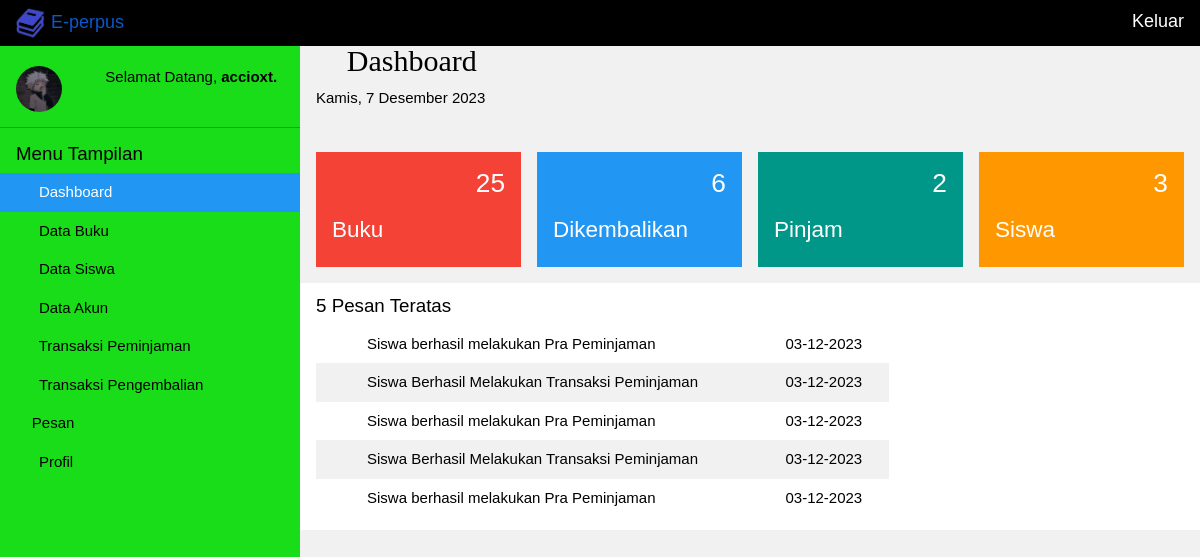
Screenshot of /dashboard (signed in) with the database file from the repository.
### tables this page shows
CREATE TABLE `pesanadmin` (
  `nis` varchar(50) NOT NULL,
  `isiPesan` text NOT NULL,
  `tanggalPengirim` varchar(100) NOT NULL,
  `keterangan` varchar(100) NOT NULL,
  `urutan` int(11) NOT NULL
);

### app/core/controller.php (called while the page is built, shortened)
<?php
class controller {
	public function view ($view, $data = []) {
		require "app/views/". $view . ".php";
	}
}

### app/controllers/admin/dashboard.php (called while the page is built, shortened)
<?php
class dashboard extends controller{
	public function index ($dataUrl = []) {
		$data["pilihan"] = "dashboard";
		$conn = mysqli_connect("localhost","root","","perpus");
		$pesanAdminModel = $this->model("pesanAdminModels");
		$data["jumlahPengembalian"] = mysqli_num_rows(mysqli_query($conn,"SELECT * FROM riwayatPengembalian"));
		$data["jumlahPeminjaman"] = mysqli_num_rows(mysqli_query($conn,"SELECT * FROM riwayatPeminjaman"));
		$data["jumlahBuku"] = mysqli_num_rows(mysqli_query($conn,"SELECT * FROM buku"));
		$data["jumlahSiswa"] = mysqli_num_rows(mysqli_query($conn,"SELECT * FROM siswa")) - 1;
		$query = "SELECT * FROM pesanAdmin ORDER BY urutan DESC LIMIT 5";
		$data["pesan"] = $pesanAdminModel->getPesanAdminModel($query);
		$this->view("admin/dashboard/index",$data);
	}
}

### app/core/app.php (called while the page is built, shortened)
<?php
class app {
	protected $controller = "masuk";
	protected $method = "index";
	protected $params = [];
	public function __construct () {
		$url = $this->parseUrl();
		if ( isset($url[0]) ) {
			if ( isset($_SESSION["klien"])	 ) {
				$this->klien = $_SESSION["klien"];
				if ( file_exists("app/controllers/" . $this->klien . "/" . $url[0] . ".php") ) {
					$this->controller = $url[0];
				}
			}
		} else { header("location: " . $this->controller); }
		if ( isset($_SESSION["klien"]) ) {
			$this->controller = new $this->controller;
		} else {
				require "app/controllers/". $this->controller . ".php";
				$this->controller = new $this->controller;
		}
		call_user_func_array([$this->controller,$this->method], $this->params);
	}
	public function parseUrl () {
		if ( isset($_GET["url"]) ) {
			$url = $_GET["url"];
			$url = rtrim($url,"/");
			$url = filter_var($url,FILTER_SANITIZE_URL);
			$url = explode("/", $url);
			return $url;
		}
	}
}

### index.php (called while the page is built, shortened)
<?php
$app = new app();

### app/core/help.php (called while the page is built, shortened)
<?php
function baseUrl () {
	return "http://localhost/perpus";
}

### app/models/pesanAdminModels.php (called while the page is built)
<?php
class pesanAdminModels {
	public $pesanAdminModel = [];
	public function conn () {
		$conn = mysqli_connect("localhost","root","","perpus");
		return $conn;
	}
	public function getPesanAdminModel ($query = "SELECT * FROM pesanAdmin") {
		$q = mysqli_query($this->conn(),$query);
		while ( $rows = mysqli_fetch_assoc($q) ) {
			$this->pesanAdminModel[] = $rows;
		}
		return $this->pesanAdminModel;
	}
}

### app/views/admin/dashboard/index.php (the view, shortened to what this page needs)
  <header class="w3-container mar">
  <h2 style="font-family: tahoma"><i class="fa-solid fa-house"></i>  Dashboard</h2>
    <span id="tanggal"></span>
  </header>
<div class="w3-main" style="margin-left:300px;margin-top:43px;">
<div id="dashboard" >
  <div class="w3-row-padding w3-margin-bottom" id="dashboard">
    <div class="w3-quarter">
      <div class="w3-container w3-red w3-padding-16">
        <div class="w3-left"><i class="fa fa-book w3-xxxlarge"></i></div>
        <div class="w3-right">
          <h3><?php echo $data["jumlahBuku"]; ?></h3>
        </div>
        <div class="w3-clear"></div>
        <a href="<?php echo baseUrl() . "/dataBuku"; ?>" class="w3-text-white"><h4>Buku</h4></a>
      </div>
    </div>
    <div class="w3-quarter">
      <div class="w3-container w3-blue w3-padding-16">
        <div class="w3-left"><i class="fa fa-sign-in w3-xxxlarge"></i></div>
        <div class="w3-right">
          <h3><?php echo $data["jumlahPengembalian"]; ?></h3>
        </div>
        <div class="w3-clear"></div>
        <a href="<?php echo baseUrl() . "/transaksiPengembalian/formulirPengembalianBuku"; ?>" class="w3-text-white"><h4>Dikembalikan</h4></a>
      </div>
    </div>
    <div class="w3-quarter">
      <div class="w3-container w3-teal w3-padding-16">
        <div class="w3-left"><i class="fa fa-sign-out w3-xxxlarge"></i></div>
        <div class="w3-right">
          <h3><?php echo $data["jumlahPeminjaman"]; ?></h3>
        </div>
        <div class="w3-clear"></div>
        <a href="<?php echo baseUrl() . "/transaksiPeminjaman/formulirPeminjamanBuku"; ?>" class="w3-text-white"><h4>Pinjam</h4></a>
      </div>
    </div>
    <div class="w3-quarter">
      <div class="w3-container w3-orange w3-text-white w3-padding-16">
        <div class="w3-left"><i class="fa fa-users w3-xxxlarge"></i></div>
        <div class="w3-right">
          <h3><?php echo $data["jumlahSiswa"]; ?></h3>
        </div>
        <div class="w3-clear"></div>
        <a href="<?php echo baseUrl() . "/dataSiswa"; ?>" class="w3-text-white"><h4>Siswa</h4></a>
      </div>
    </div>
  </div>
</div>
  <div class="w3-panel bg-white">
    <div class="w3-row-padding " style="margin:12px -16px">
      <div class="w3-twothird">
        <h5>5 Pesan Teratas</h5>
        <table class="w3-table w3-striped w3-white">
          <?php foreach ($data["pesan"] as $key ) { ?>
          <tr>
            <td><i class="fa-solid fa-message"></i></td>
            <td><?php echo $key["isiPesan"];?></td>
            <td><?php echo $key["tanggalPengirim"]; ?></td>
          </tr>
        <?php } ?>
        </table>
      </div>
    </div>
  </div>
  </div>

### assets/css/w3school1.css (style rules this page uses)
.fa { display:inline-block;font:normal normal normal 14px/1 FontAwesome;font-size:inherit;text-rendering:auto;-webkit-font-smoothing:antialiased;-moz-osx-font-smoothing:grayscale }
.fa-book:before { content:"\f02d" }
.fa-sign-out:before { content:"\f08b" }
.fa-sign-in:before { content:"\f090" }
.fa-group:before,.fa-users:before { content:"\f0c0" }

### assets/css/w3school2.css (style rules this page uses)
html { box-sizing:border-box }
*,*:before,*:after { box-sizing:inherit }
html { -ms-text-size-adjust:100%;-webkit-text-size-adjust:100% }
body { margin:0 }
article,aside,details,figcaption,figure,footer,header,main,menu,nav,section { display:block }
a { background-color:transparent }
html,body { font-family:Verdana,sans-serif;font-size:15px;line-height:1.5 }
html { overflow-x:hidden }
h2 { font-size:30px }
h3 { font-size:24px }
h4 { font-size:20px }
h5 { font-size:18px }
h1,h2,h3,h4,h5,h6 { font-family:"Segoe UI",Arial,sans-serif;font-weight:400;margin:10px 0 }
a { color:inherit }
.w3-table,.w3-table-all { border-collapse:collapse;border-spacing:0;width:100%;display:table }
.w3-striped tbody tr:nth-child(even) { background-color:#f1f1f1 }
.w3-table td,.w3-table th,.w3-table-all td,.w3-table-all th { padding:8px 8px;display:table-cell;text-align:left;vertical-align:top }
.w3-table th:first-child,.w3-table td:first-child,.w3-table-all th:first-child,.w3-table-all td:first-child { padding-left:16px }
.w3-main,#main { transition:margin-left .4s }
.w3-container:after,.w3-container:before,.w3-panel:after,.w3-panel:before,.w3-row:after,.w3-row:before,.w3-row-padding:after,.w3-row-padding:before, .w3-cell-row:before,.w3-cell-row:after,.w3-clear:after,.w3-clear:before,.w3-bar:before,.w3-bar:after { content:"";display:table;clear:both }
.w3-col,.w3-half,.w3-third,.w3-twothird,.w3-threequarter,.w3-quarter { float:left;width:100% }
@media (min-width:601px) { .w3-col.m3,.w3-quarter { width:24.99999% } }
@media (min-width:601px) { .w3-col.m8,.w3-twothird { width:66.66666% } }
.w3-row-padding,.w3-row-padding>.w3-half,.w3-row-padding>.w3-third,.w3-row-padding>.w3-twothird,.w3-row-padding>.w3-threequarter,.w3-row-padding>.w3-quarter,.w3-row-padding>.w3-col { padding:0 8px }
.w3-container,.w3-panel { padding:0.01em 16px }
.w3-panel { margin-top:16px;margin-bottom:16px }
.w3-xxxlarge { font-size:48px!important }
.w3-margin-bottom { margin-bottom:16px!important }
.w3-padding-16 { padding-top:16px!important;padding-bottom:16px!important }
.w3-left { float:left!important }
.w3-right { float:right!important }
.w3-blue,.w3-hover-blue:hover { color:#fff!important;background-color:#2196F3!important }
.w3-orange,.w3-hover-orange:hover { color:#000!important;background-color:#ff9800!important }
.w3-red,.w3-hover-red:hover { color:#fff!important;background-color:#f44336!important }
.w3-teal,.w3-hover-teal:hover { color:#fff!important;background-color:#009688!important }
.w3-white,.w3-hover-white:hover { color:#000!important;background-color:#fff!important }
.w3-light-grey,.w3-hover-light-grey:hover,.w3-light-gray,.w3-hover-light-gray:hover { color:#000!important;background-color:#f1f1f1!important }
.w3-text-white,.w3-hover-text-white:hover { color:#fff!important }

### assets/css/cssGabungan.css (style rules this page uses)
html,body,h1,h2,h3,h4,h5 { font-family: "Raleway", sans-serif }
.mar { margin-left: 300px; margin-top: 43px; }
td { text-align: center; }
a { text-decoration: none; }

### rows the page displays
pesanadmin: isiPesan "Siswa berhasil melakukan Pra Peminjaman", tanggalPengirim "03-12-2023"
pesanadmin: isiPesan "Siswa Berhasil Melakukan Transaksi Peminjaman", tanggalPengirim "03-12-2023"
pesanadmin: isiPesan "Siswa berhasil melakukan Pra Peminjaman", tanggalPengirim "03-12-2023"
pesanadmin: isiPesan "Siswa Berhasil Melakukan Transaksi Peminjaman", tanggalPengirim "03-12-2023"
pesanadmin: isiPesan "Siswa berhasil melakukan Pra Peminjaman", tanggalPengirim "03-12-2023"

### other values shown
$_SESSION["identitas"]["nama"] "accioxt."
$data["jumlahBuku"] "25"
$data["jumlahPengembalian"] "6"
$data["jumlahPeminjaman"] "2"
$data["jumlahSiswa"] "3"
